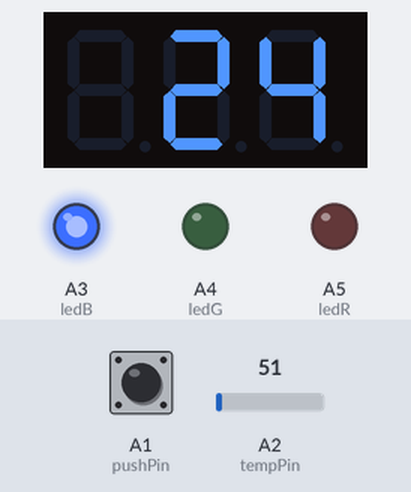
The sketch below on a simulated Arduino Uno, built with avr-gcc and run on an emulated ATmega328P. Parts: 3-digit seven-segment display, output pins drawn as LEDs (lit = HIGH). Dashed ring = blinking. The inputs (shaded band) are chosen by the test bench; at power-on: A1 (pushPin) LOW, A2 (tempPin) = 51.

Above: at 1.2 s.
1.3 s: A1 (pushPin) pulled HIGH for 0.15 s
At 1.9 s:
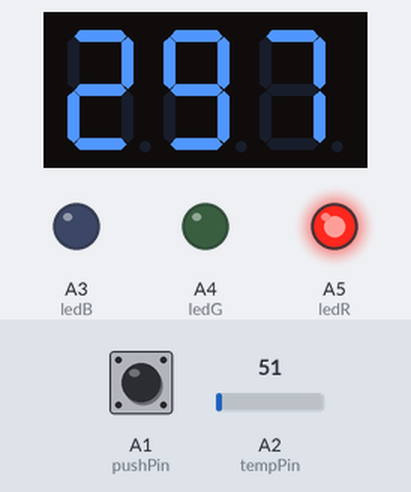
3.0 s: A2 (tempPin) set to 61
At 3.7 s:
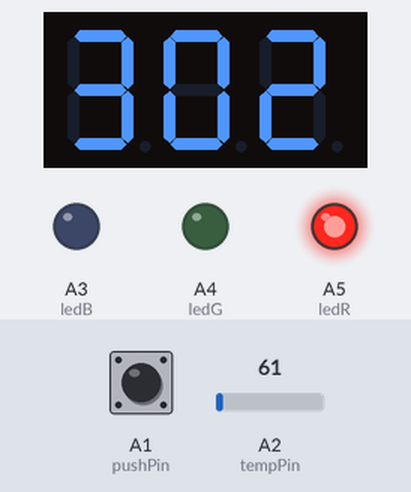
4.5 s: A1 (pushPin) pulled HIGH for 1 s
At 4.77 s:
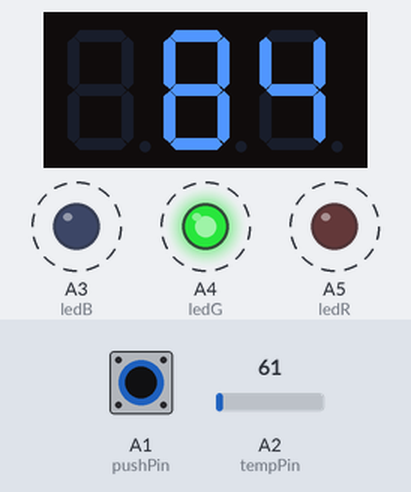
7.0 s: A2 (tempPin) set to 71
At 7.9 s:
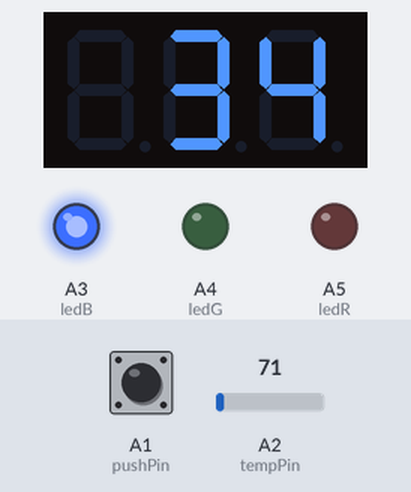
8.5 s: A2 (tempPin) set to 86
At 9.1 s:
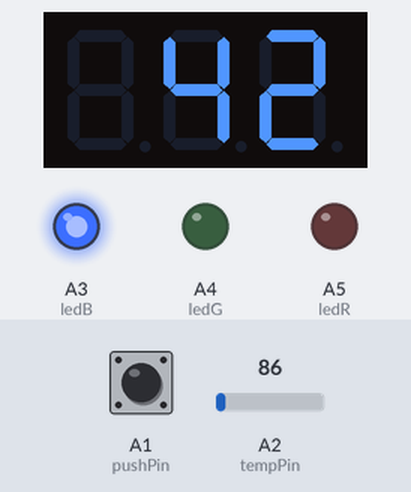
Timing chart, 0 to 11.0 s (numbered marks = the images above; inputs shaded):
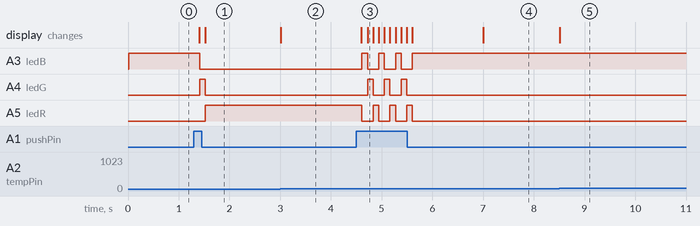

The sketch:

Thermometer_with_Arduino.ino
```cpp
# include <SevenSeg.h>

SevenSeg disp (2,3,4,5,6,7,8);

const int numOfDigits=3;
int digitPins[numOfDigits]={10,11,12};

int pushPin=A1;
int push=0;
int buttonState=0;

int tempC;
int tempF;
int tempK;
int tempPin = A2;

int ledB = A3;
int ledG = A4;
int ledR = A5;


void setup(){

disp.setCommonCathode();
disp.setDigitPins ( numOfDigits , digitPins );

pinMode(pushPin, INPUT);
pinMode(ledB, OUTPUT);
pinMode(ledG, OUTPUT);
pinMode(ledR, OUTPUT);

}

void loop(){

  tempC = analogRead(tempPin);
  tempC = (5.0 * tempC * 100)/1023;
  tempF = (tempC * 9/5) + 32;
  tempK = 273 + tempC;

buttonState=digitalRead(pushPin);

if (buttonState==HIGH)
{
  push++;
  delay(100);
}

switch(push)
{
  case 1:
  disp.write(tempF);
  digitalWrite(ledG, HIGH);
  digitalWrite(ledB, LOW);
  digitalWrite(ledR, LOW);
  push=1;
  break;

  case 2:
  disp.write(tempK);
  digitalWrite(ledR, HIGH);
  digitalWrite(ledG, LOW);
  digitalWrite(ledB, LOW);
  push=2;
  break;

  default:
  disp.write(tempC);
  digitalWrite(ledB, HIGH);
  digitalWrite(ledR, LOW);
  digitalWrite(ledG, LOW);
  push = 0;
  break;
}
}
```

Measured:
- after the input at 1.3 s, A3 (ledB): HIGH → LOW after 0.11 s; A4 (ledG): LOW → HIGH after 0.11 s, → LOW 0.11 s later; A5 (ledR): LOW → HIGH after 0.22 s; the display: first changes after 0.10 s (image 1 shows a later state)
- after the input at 3.0 s, the display: changes at once (image 2)
- after the input at 4.5 s, A3 (ledB): alternates HIGH for 0.11 s and LOW for 0.22 s, 7 changes in all, then stays HIGH, starting after 0.11 s; A4 (ledG): alternates HIGH for 0.11 s and LOW for 0.22 s, 6 changes in all, then stays LOW, starting after 0.22 s
- after the input at 7.0 s, the display: changes at once (image 4)
- after the input at 8.5 s, the display: changes at once (image 5)
